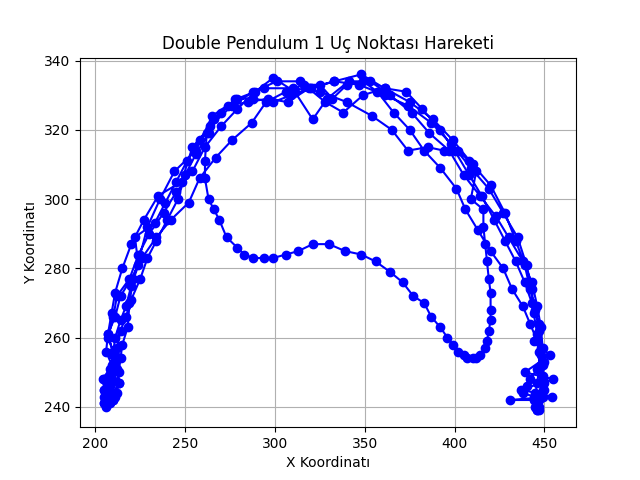
#> input picture double_pendulum_0_analysis.png, 640 x 480 px
$ python -i functions.py   (imports and definitions only)
#> lines starting #> are read from the running program, lines starting #| are printed output that depends on the picture; after the words box and inside, x2 and y2 are one past the last pixel; in counts of white or black regions, pixels touching at a corner belong together
import numpy as np
from scipy.integrate import solve_ivp
import cv2

def double_pendulum_equations(t, y, L1, L2, m1, m2):
    theta1, z1, theta2, z2 = y
    c, s = np.cos(theta1 - theta2), np.sin(theta1 - theta2)

    theta1dot = z1
    theta2dot = z2

    z1dot = (m2 * 9.81 * np.sin(theta2) * c - m2 * s * (L1 * z1**2 * c + L2 * z2**2) -
             (m1 + m2) * 9.81 * np.sin(theta1)) / L1 / (m1 + m2 * s**2)
    z2dot = ((m1 + m2) * (L1 * z1**2 * s - 9.81 * np.sin(theta2) + 9.81 * np.sin(theta1) * c) +
             m2 * L2 * z2**2 * s * c) / L2 / (m1 + m2 * s**2)

    return theta1dot, z1dot, theta2dot, z2dot

def create_double_pendulum_simulation(L1, L2, m1, m2, y0, t_span, t_eval):
    sol = solve_ivp(double_pendulum_equations, t_span, y0, t_eval=t_eval, args=(L1, L2, m1, m2), rtol=1e-10, atol=1e-10)
    return sol.y

def plot_double_pendulum(L1, L2, theta1, theta2):
    x1 = L1 * np.sin(theta1)
    y1 = -L1 * np.cos(theta1)
    x2 = x1 + L2 * np.sin(theta2)
    y2 = y1 - L2 * np.cos(theta2)
    return x1, y1, x2, y2

import cv2
import numpy as np

def process_gif(file_name):
#> called with file_name = 'double_pendulum_0_analysis.png'
    cap = cv2.VideoCapture(file_name)
    x_coords, y_coords = [], []

    while cap.isOpened():
        ret, frame = cap.read()
#> frame is the input picture: shape (480, 640, 3); mean B, G, R 249.8, 233.2, 233.2
        if not ret:
            break

        hsv = cv2.cvtColor(frame, cv2.COLOR_BGR2HSV)
#> hsv: shape (480, 640, 3); mean H, S, V 9.5, 16.6, 249.8
        lower_blue = np.array([100, 150, 0])
        upper_blue = np.array([140, 255, 255])
        mask = cv2.inRange(hsv, lower_blue, upper_blue)
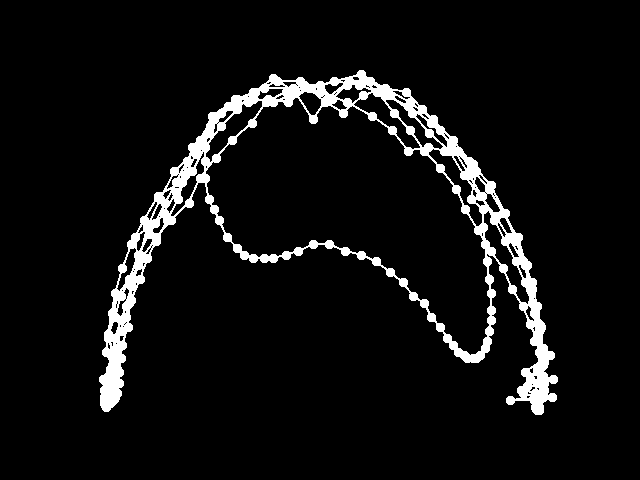
#> mask: shape (480, 640); 6.2% white; 1 white region

        contours, _ = cv2.findContours(mask, cv2.RETR_TREE, cv2.CHAIN_APPROX_SIMPLE)
#> contours = 131 contours, 78 with area under 20; largest, box (x1, y1, x2, y2) and area: (99, 70, 558, 415) 62108, (205, 97, 491, 356) 36628, (483, 210, 530, 305) 1103, (205, 100, 263, 163) 1018, (353, 92, 421, 150) 1000
        for contour in contours:
            if cv2.contourArea(contour) > 100:
                M = cv2.moments(contour)
                if M["m00"] != 0:
                    cX = int(M["m10"] / M["m00"])
                    cY = int(M["m01"] / M["m00"])
                    x_coords.append(cX)
                    y_coords.append(cY)
                    cv2.circle(frame, (cX, cY), 7, (255, 255, 255), -1)
#> this loop made 131 passes
#> (cX, cY) on passes 1, 36, 46, 49, 57, 69, 83, 85, 94, 98, 99, 103: (347, 207), (127, 267), (505, 224), (504, 257), (491, 203), (479, 184), (188, 186), (457, 182), (432, 130), (232, 128), (413, 124), (354, 206)
#> contour on passes 6, 9, 14, 16, 17, 18: [[531, 384], [532, 383], [533, 384], [532, 385]], [[115, 343], [116, 342], [117, 343], [116, 344]], [[122, 326], [123, 325], [124, 326], [123, 327]], [[123, 324], [124, 323], [125, 324], [124, 325]], [[124, 323], [125, 322], [126, 323], [125, 324]], [[125, 322], [126, 321], [127, 322], [126, 323]]
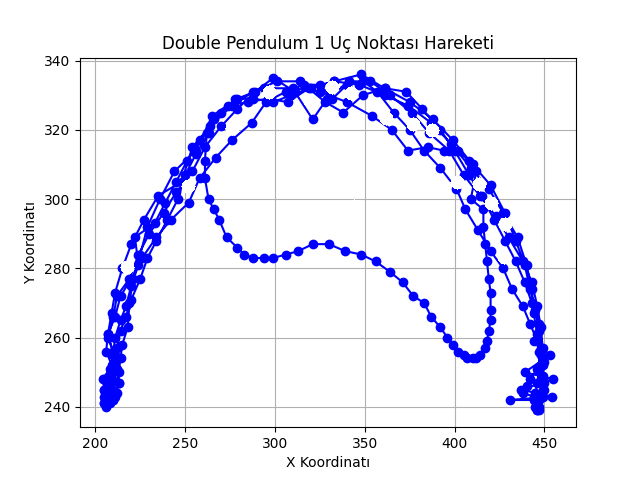
#> frame: shape (480, 640, 3); 0.35% of pixels changed, all inside (x1, y1, x2, y2) = (120, 80, 512, 275)
#> after the loop, x_coords = [347, 127, 505, 504, 491, 479, 188, 457, 432, 232, 413, 354, 386, 310, 269, 351, 332]; y_coords = [207, 267, 224, 257, 203, 184, 186, 182, 130, 128, 124, 206, 118, 101, 92, 93, 87]

        cv2.imshow('Frame', frame)
        if cv2.waitKey(1) & 0xFF == ord('q'):
#> (key q is pressed here)
            break

    cap.release()
    cv2.destroyAllWindows()
    return x_coords, y_coords

>>> result = process_gif('double_pendulum_0_analysis.png')
#> result = ([347, 127, 505, 504, 491, 479, 188, 457, 432, 232, 413, 354, 386, 310, 269, 351, 332], [207, 267, 224, 257, 203, 184, 186, 182, 130, 128, 124, 206, 118, 101, 92, 93, 87])
